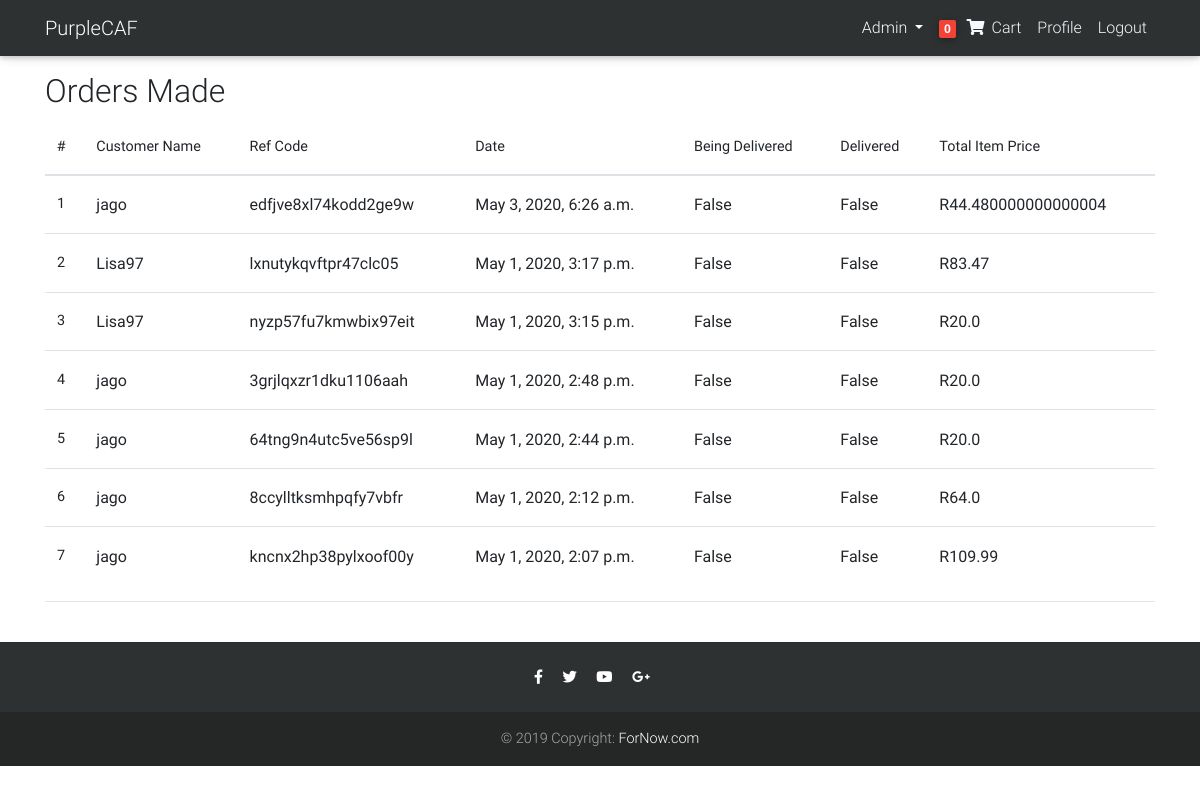
The app's page /orders (signed in) with its own data.
### core/models.py (models this page shows, shortened)
class Order(models.Model):
    user = models.ForeignKey(User, on_delete=models.CASCADE)
    ref_code = models.CharField(max_length=20, blank=True, null=True)
    item = models.ManyToManyField(OrderItem)
    start_date = models.DateTimeField(auto_now_add=True)
    ordered_date = models.DateTimeField()
    ordered = models.BooleanField(default=False)
    shipping_address = models.ForeignKey(
        'Address', related_name='shipping_address', on_delete=models.SET_NULL, blank=True, null=True)
    payment = models.ForeignKey(
        'Payment', on_delete=models.SET_NULL, blank=True, null=True)
    delivery_option = models.CharField(max_length=2, choices=DELIVERY_CHOICE, blank=True, null=True)
    being_delivered = models.BooleanField(default=False)
    received = models.BooleanField(default=False)
    def get_total(self):
        total = 0
        for order_item in self.item.all():
            total += order_item.get_final_price()
        return total

class OrderItem(models.Model):
    user = models.ForeignKey(User, on_delete=models.CASCADE)
    item = models.ForeignKey(Item, on_delete=models.CASCADE)
    quantity = models.IntegerField(default=1)
    ordered = models.BooleanField(default=False)
    def get_total_item_price(self):
        return self.quantity * self.item.price
    def get_total_discount_item_price(self):
        return self.quantity * self.item.discount_price
    def get_final_price(self):
        if self.item.discount_price:
            return self.get_total_discount_item_price()
        return self.get_total_item_price()

class Item(models.Model):
    title = models.CharField(max_length=100)
    price = models.FloatField()
    discount_price = models.FloatField(blank=True, null=True)
    category = models.CharField(choices=CATEGORY_CHOICES, max_length=2)
    available = models.BooleanField(default=True)
    slug = models.SlugField(unique=True, null = True, blank = True)
    description = models.TextField()

### core/views.py (the view)
# urls.py: path('orders', OrderListView.as_view(), name="orders"),
class OrderListView(UserPassesTestMixin, ListView):
    def get(self, *args, **kwargs):
        try:
            order = Order.objects.filter(ordered=True).order_by('-pk')
            context = {
                'object': order
            }
            return render(self.request, 'order.html', context)
        except ObjectDoesNotExist:
            messages.warning(self.request, "No Orders Have Been Made")
            return redirect("/")
    def test_func(self):
        return self.request.user.is_staff or self.request.user.is_superuser

### core/templatetags/cart_template_tags.py (called while the page is built)
@register.filter
def cart_item_count(user):
    if user.is_authenticated:
        qs = Order.objects.filter(user=user, ordered=False)
        if qs.exists():
            return qs[0].item.count()
    return 0

### templates/order.html (shortened to what this page needs)
{% extends "base.html" %}
{% block content %}
  <main>
    <div class="container">
    <div class="table-responsive text-nowrap">
    <h2>Orders Made</h2>
    <table class="table">
        <thead>
        <tr>
            <th scope="col">#</th>
            <th scope="col">Customer Name</th>
            <th scope="col">Ref Code</th>
            <th scope="col">Date</th>
            <th scope="col">Being Delivered</th>
            <th scope="col">Delivered</th>
            <th scope="col">Total Item Price</th>
        </tr>
        </thead>
        <tbody>
        {% for order_item in object %}
        <tr>
            <th scope="row">{{ forloop.counter }}</th>
            <td style="font-size:1rem; font-weight:400;">{{ order_item.user.username }}</td>
            <td style="font-size:1rem; font-weight:400;">
                <a href="{% url 'core:order-detail' order_item.ref_code %}">{{ order_item.ref_code }}</a>
            </td>
            <td style="font-size:1rem; font-weight:400;">
                {{ order_item.start_date }}
            </td>
            <td  style="font-size:1rem; font-weight:400;">
                {{order_item.being_delivered}}</td>
            <td  style="font-size:1rem; font-weight:400;">
                {{order_item.received}}</td>
            <td style="font-size:1rem; font-weight:400;">
                R{{order_item.get_total}}
            </td>
        </tr>
        {% empty %}
        <tr>
            <td colspan='7' style="font-size:1rem; font-weight:400;">No Orders Have Been Made</td>
        </tr>
        {% endfor %}
        </tbody>
    </table>
        <hr>
    </div>
    </div>
  </main>
{% endblock content %}

### templates/navbar.html (shortened to what this page needs)
{% load cart_template_tags %}
<nav style="background-color: #2e3131;" class="navbar navbar-expand-md navbar-dark bg-steel fixed-top">
  <div class="container">
    <a class="navbar-brand" href="/">PurpleCAF</a>
    <div class="collapse navbar-collapse" id="navbarToggle">
      <div class="navbar-nav">
        {% if request.user.is_superuser%}
        <li class="nav-item dropdown">
          <a class="nav-link dropdown-toggle" href="#" id="navbarDropdown" role="button" data-toggle="dropdown" aria-haspopup="true" aria-expanded="false">
            Admin
          </a>
        </li>
        {%endif%}
        {% if request.user.is_authenticated %}
        <li class="nav-item dropdown">
            <a href="{% url 'core:order-summary' %}"class="nav-link waves-effect">
              <span class="badge cart_ red z-depth-1 mr-1"> {{ request.user|cart_item_count }} </span>
              <i style="color: ghostwhite;" class="fas fa-shopping-cart"></i>
              <span style="color: ghostwhite;" class="clearfix d-non d-sm-inline-block"> Cart </span>
            </a>
        </li>
        <li class="nav-item dropdown">
            <a href="{% url 'core:profile' %}" class="nav-link waves-effect">
              <span style="color: ghostwhite;" class="clearfix d-non d-sm-inline-block"> Profile </span>
            </a>
        </li>
        <li class="nav-item dropdown">
            <a href="{% url 'account_logout'%}" class="nav-link waves-effect">
              <span style="color: ghostwhite;" class="clearfix d-non d-sm-inline-block"> Logout </span>
            </a>
        </li>
        {% endif %}
      </div>
    </div>
  </div>
</nav>

### templates/base.html (style rules this page uses)
html, body { height: 100%; background-repeat: no-repeat; background-attachment: fixed; background-size: cover; }

### records on screen
Order: user.username "jago", ref_code "edfjve8xl74kodd2ge9w", start_date "May 3, 2020, 6:26 a.m.", being_delivered "False", received "False", get_total "44.480000000000004"
Order: user.username "Lisa97", ref_code "lxnutykqvftpr47clc05", start_date "May 1, 2020, 3:17 p.m.", being_delivered "False", received "False", get_total "83.47"
Order: user.username "Lisa97", ref_code "nyzp57fu7kmwbix97eit", start_date "May 1, 2020, 3:15 p.m.", being_delivered "False", received "False", get_total "20.0"
Order: user.username "jago", ref_code "3grjlqxzr1dku1106aah", start_date "May 1, 2020, 2:48 p.m.", being_delivered "False", received "False", get_total "20.0"
Order: user.username "jago", ref_code "64tng9n4utc5ve56sp9l", start_date "May 1, 2020, 2:44 p.m.", being_delivered "False", received "False", get_total "20.0"
Order: user.username "jago", ref_code "8ccylltksmhpqfy7vbfr", start_date "May 1, 2020, 2:12 p.m.", being_delivered "False", received "False", get_total "64.0"
Order: user.username "jago", ref_code "kncnx2hp38pylxoof00y", start_date "May 1, 2020, 2:07 p.m.", being_delivered "False", received "False", get_total "109.99"

### other values on screen
{{ request.user|cart_item_count }} "0"
